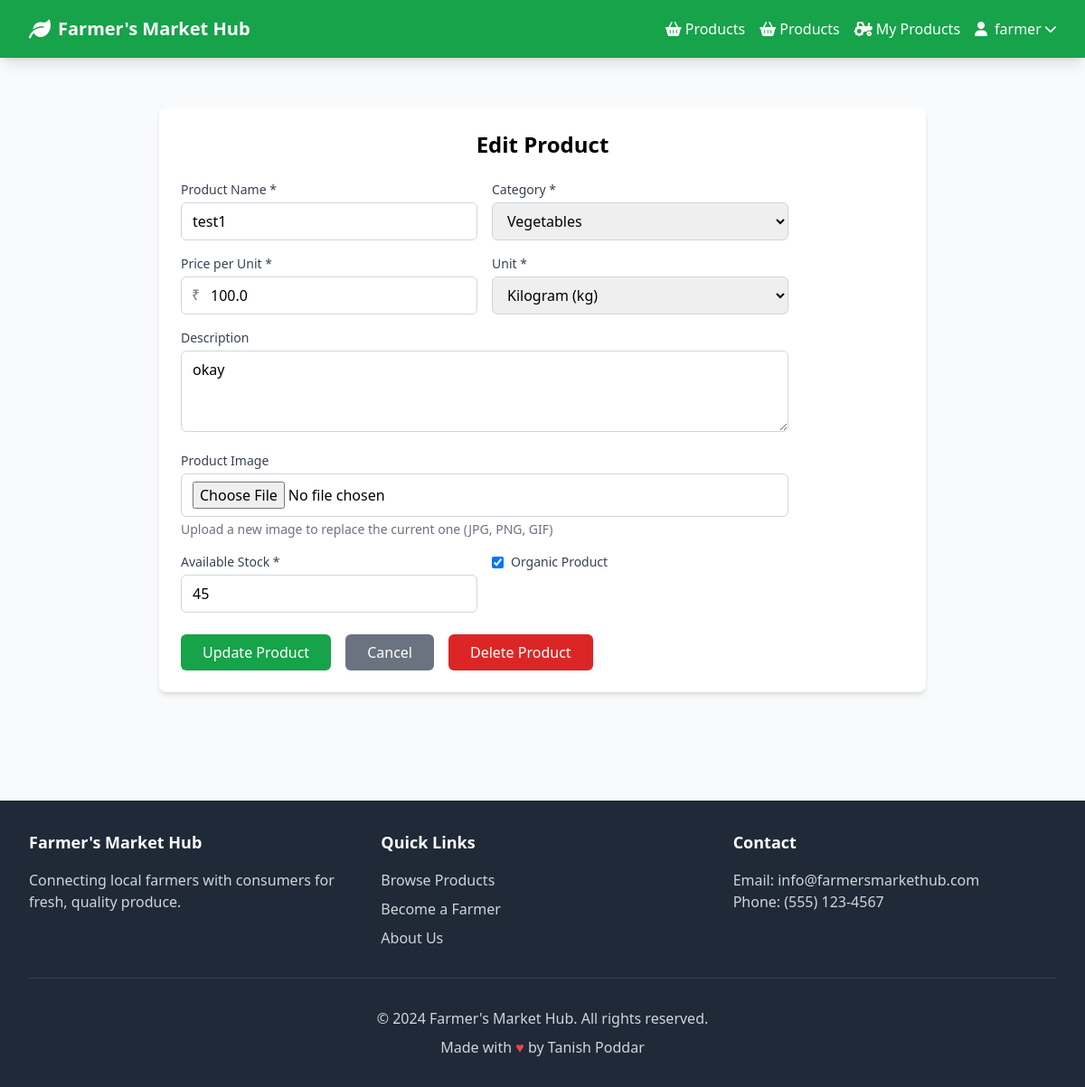
The app's page /farmer/products/2/edit (signed in) with its own data.
### app/models.py (models this page shows, shortened)
class User(UserMixin, db.Model):
    id = db.Column(db.Integer, primary_key=True)
    username = db.Column(db.String(80), unique=True, nullable=False)
    email = db.Column(db.String(120), unique=True, nullable=False)
    password_hash = db.Column(db.String(128))
    role = db.Column(db.Enum(UserRole), default=UserRole.BUYER)
    is_approved = db.Column(db.Boolean, default=False)
    is_blocked = db.Column(db.Boolean, default=False)
    location = db.Column(db.String(200))
    phone = db.Column(db.String(20))
    created_at = db.Column(db.DateTime, default=datetime.utcnow)
    products = db.relationship('Product', backref='farmer', lazy=True)
    orders_as_buyer = db.relationship('Order', foreign_keys='Order.buyer_id', backref='buyer', lazy=True)
    orders_as_farmer = db.relationship('Order', foreign_keys='Order.farmer_id', backref='farmer', lazy=True)
    def is_farmer(self):
        return self.role == UserRole.FARMER
    def is_admin(self):
        return self.role == UserRole.ADMIN

class Product(db.Model):
    id = db.Column(db.Integer, primary_key=True)
    name = db.Column(db.String(100), nullable=False)
    description = db.Column(db.Text)
    price = db.Column(db.Float, nullable=False)
    quantity = db.Column(db.Integer, default=0)
    unit = db.Column(db.String(20), default='piece')
    organic = db.Column(db.Boolean, default=False)
    image = db.Column(db.String(200))
    available = db.Column(db.Boolean, default=True)
    pickup_available = db.Column(db.Boolean, default=True)
    delivery_available = db.Column(db.Boolean, default=False)
    delivery_fee = db.Column(db.Float, default=0.0)
    category = db.Column(db.String(50))
    farmer_id = db.Column(db.Integer, db.ForeignKey('user.id'), nullable=False)
    created_at = db.Column(db.DateTime, default=datetime.utcnow)
    updated_at = db.Column(db.DateTime, default=datetime.utcnow, onupdate=datetime.utcnow)
    order_items = db.relationship('OrderItem', backref='product', lazy=True)

### app/routes/products.py (the view, shortened to what this page needs)
@products_bp.route('/farmer/products/<int:product_id>/edit', methods=['GET', 'POST'])
@login_required
def edit_product(product_id):
    if not current_user.is_farmer():
        flash('Access denied. Farmers only.', 'error')
        return redirect(url_for('main.index'))
    product = Product.query.get_or_404(product_id)
    if product.farmer_id != current_user.id:
        flash('Access denied.', 'error')
        return redirect(url_for('products.farmer_products'))
    return render_template('products/edit_product.html', product=product)

### app/models.py (called while the page is built)
@login_manager.user_loader
def load_user(user_id):
    return User.query.get(int(user_id))

### app/templates/products/edit_product.html (shortened to what this page needs)
{% extends 'base.html' %}
{% block content %}
<div class="max-w-4xl mx-auto p-6">
    <div class="bg-white rounded-lg shadow-md p-6">
        <h1 class="text-2xl font-bold mb-6 text-center">Edit Product</h1>
        <form method="post" enctype="multipart/form-data" class="max-w-2xl">
            <div class="grid grid-cols-1 md:grid-cols-2 gap-4">
                <div>
                    <label for="name" class="block text-sm font-medium text-gray-700 mb-1">Product Name *</label>
                    <input type="text" id="name" name="name" value="{{ product.name }}" required class="w-full px-3 py-2 border border-gray-300 rounded-md focus:outline-none focus:ring-2 focus:ring-green-500">
                </div>
                <div>
                    <label for="category" class="block text-sm font-medium text-gray-700 mb-1">Category *</label>
                    <select id="category" name="category" required class="w-full px-3 py-2 border border-gray-300 rounded-md focus:outline-none focus:ring-2 focus:ring-green-500">
                        <option value="vegetables" {% if product.category == 'vegetables' %}selected{% endif %}>Vegetables</option>
                    </select>
                </div>
                <div>
                    <label for="price" class="block text-sm font-medium text-gray-700 mb-1">Price per Unit *</label>
                    <div class="relative">
                        <span class="absolute left-3 top-2 text-gray-500">₹</span>
                        <input type="number" id="price" name="price" step="0.01" min="0" value="{{ product.price }}" required class="w-full pl-8 pr-3 py-2 border border-gray-300 rounded-md focus:outline-none focus:ring-2 focus:ring-green-500">
                    </div>
                </div>
                <div>
                    <label for="unit" class="block text-sm font-medium text-gray-700 mb-1">Unit *</label>
                    <select id="unit" name="unit" required class="w-full px-3 py-2 border border-gray-300 rounded-md focus:outline-none focus:ring-2 focus:ring-green-500">
                        <option value="kg" {% if product.unit == 'kg' %}selected{% endif %}>Kilogram (kg)</option>
                    </select>
                </div>
                <div class="md:col-span-2">
                    <label for="description" class="block text-sm font-medium text-gray-700 mb-1">Description</label>
                    <textarea id="description" name="description" rows="3" class="w-full px-3 py-2 border border-gray-300 rounded-md focus:outline-none focus:ring-2 focus:ring-green-500" placeholder="Describe your product...">{{ product.description or '' }}</textarea>
                </div>
                <div class="md:col-span-2">
                    <label for="image" class="block text-sm font-medium text-gray-700 mb-1">Product Image</label>
                    <input type="file" id="image" name="image" accept="image/*" class="w-full px-3 py-2 border border-gray-300 rounded-md focus:outline-none focus:ring-2 focus:ring-green-500">
                    <p class="text-sm text-gray-500 mt-1">Upload a new image to replace the current one (JPG, PNG, GIF)</p>
                </div>
                <div>
                    <label for="stock" class="block text-sm font-medium text-gray-700 mb-1">Available Stock *</label>
                    <input type="number" id="stock" name="stock" min="0" value="{{ product.quantity }}" required class="w-full px-3 py-2 border border-gray-300 rounded-md focus:outline-none focus:ring-2 focus:ring-green-500">
                </div>
                <div>
                    <label for="organic" class="flex items-center">
                        <input type="checkbox" id="organic" name="organic" {% if product.organic %}checked{% endif %} class="rounded border-gray-300 text-green-600 focus:ring-green-500">
                        <span class="ml-2 text-sm text-gray-700">Organic Product</span>
                    </label>
                </div>
            </div>
            <div class="mt-6 flex gap-4">
                <button type="submit" class="bg-green-600 text-white px-6 py-2 rounded-md hover:bg-green-700 focus:outline-none focus:ring-2 focus:ring-green-500">
                    Update Product
                </button>
                <a href="{{ url_for('products.farmer_products') }}" class="bg-gray-500 text-white px-6 py-2 rounded-md hover:bg-gray-600 focus:outline-none focus:ring-2 focus:ring-gray-500">
                    Cancel
                </a>
                <button type="button" onclick="deleteProduct()" class="bg-red-600 text-white px-6 py-2 rounded-md hover:bg-red-700 focus:outline-none focus:ring-2 focus:ring-red-500">
                    Delete Product
                </button>
            </div>
        </form>
    </div>
</div>
{% endblock %}

### app/templates/base.html (shortened to what this page needs)
<!DOCTYPE html>
<html lang="en">
<head>
    <script src="https://cdn.tailwindcss.com"></script>
    <link rel="stylesheet" href="https://cdnjs.cloudflare.com/ajax/libs/font-awesome/6.0.0/css/all.min.css">
</head>
<body class="bg-gray-50 min-h-screen">
    <nav class="bg-green-600 text-white shadow-lg">
        <div class="max-w-7xl mx-auto px-4 sm:px-6 lg:px-8">
            <div class="flex justify-between h-16">
                <div class="flex items-center">
                    <a href="{{ url_for('main.index') }}" class="flex items-center space-x-2">
                        <i class="fas fa-leaf text-2xl"></i>
                        <span class="text-xl font-bold">Farmer's Market Hub</span>
                    </a>
                </div>
                <div class="flex items-center space-x-4">
                    <a href="{{ url_for('main.products') }}" class="hover:text-green-200 transition-colors">
                        <i class="fas fa-shopping-basket mr-1"></i>Products
                    </a>
                    {% if current_user.is_authenticated %}
                        {% if current_user.is_admin() %}
                            <a href="{{ url_for('admin.dashboard') }}" class="hover:text-green-200 transition-colors">
                                <i class="fas fa-cog mr-1"></i>Admin
                            </a>
                            <div class="relative" id="profile-dropdown">
                                <button id="profile-dropdown-btn" type="button" class="flex items-center space-x-1 hover:text-green-200 transition-colors focus:outline-none">
                                    <i class="fas fa-user mr-1"></i>
                                    <span>{{ current_user.username }}</span>
                                    <i class="fas fa-chevron-down text-sm"></i>
                                </button>
                                <div id="profile-dropdown-menu" class="absolute right-0 mt-2 w-48 bg-white rounded-md shadow-lg py-1 z-50 hidden">
                                    <a href="{{ url_for('auth.logout') }}" class="block px-4 py-2 text-gray-800 hover:bg-gray-100">
                                        <i class="fas fa-sign-out-alt mr-2"></i>Logout
                                    </a>
                                </div>
                            </div>
                        {% else %}
                            <a href="{{ url_for('main.products') }}" class="hover:text-green-200 transition-colors">
                                <i class="fas fa-shopping-basket mr-1"></i>Products
                            </a>
                            {% if current_user.is_farmer() %}
                                <a href="{{ url_for('products.farmer_products') }}" class="hover:text-green-200 transition-colors">
                                    <i class="fas fa-tractor mr-1"></i>My Products
                                </a>
                            {% endif %}
                            <div class="relative" id="profile-dropdown">
                                <button id="profile-dropdown-btn" type="button" class="flex items-center space-x-1 hover:text-green-200 transition-colors focus:outline-none">
                                    <i class="fas fa-user mr-1"></i>
                                    <span>{{ current_user.username }}</span>
                                    <i class="fas fa-chevron-down text-sm"></i>
                                </button>
                            </div>
                        {% endif %}
                    {% endif %}
                </div>
            </div>
        </div>
    </nav>
    <main class="max-w-7xl mx-auto px-4 sm:px-6 lg:px-8 py-8">
        {% block content %}{% endblock %}
    </main>
    <footer class="bg-gray-800 text-white mt-16">
        <div class="max-w-7xl mx-auto px-4 sm:px-6 lg:px-8 py-8">
            <div class="grid grid-cols-1 md:grid-cols-3 gap-8">
                <div>
                    <h3 class="text-lg font-semibold mb-4">Farmer's Market Hub</h3>
                    <p class="text-gray-300">Connecting local farmers with consumers for fresh, quality produce.</p>
                </div>
                <div>
                    <h3 class="text-lg font-semibold mb-4">Quick Links</h3>
                    <ul class="space-y-2">
                        <li><a href="{{ url_for('main.products') }}" class="text-gray-300 hover:text-white">Browse Products</a></li>
                        <li><a href="{{ url_for('main.become_farmer') }}" class="text-gray-300 hover:text-white">Become a Farmer</a></li>
                        <li><a href="{{ url_for('main.about') }}" class="text-gray-300 hover:text-white">About Us</a></li>
                    </ul>
                </div>
                <div>
                    <h3 class="text-lg font-semibold mb-4">Contact</h3>
                    <p class="text-gray-300">Email: info@farmersmarkethub.com</p>
                    <p class="text-gray-300">Phone: (555) 123-4567</p>
                </div>
            </div>
            <div class="border-t border-gray-700 mt-8 pt-8 text-center text-gray-300">
                <p>&copy; 2024 Farmer's Market Hub. All rights reserved.</p>
                <p class="mt-2">Made with <span class="text-red-500">&hearts;</span> by Tanish Poddar</p>
            </div>
        </div>
    </footer>
</body>
</html>

### records on screen
User: username "farmer"
Product: name "test1", category "Vegetables", price "100.0", unit "Kilogram (kg)", description "okay", stock "45", organic "☑"
